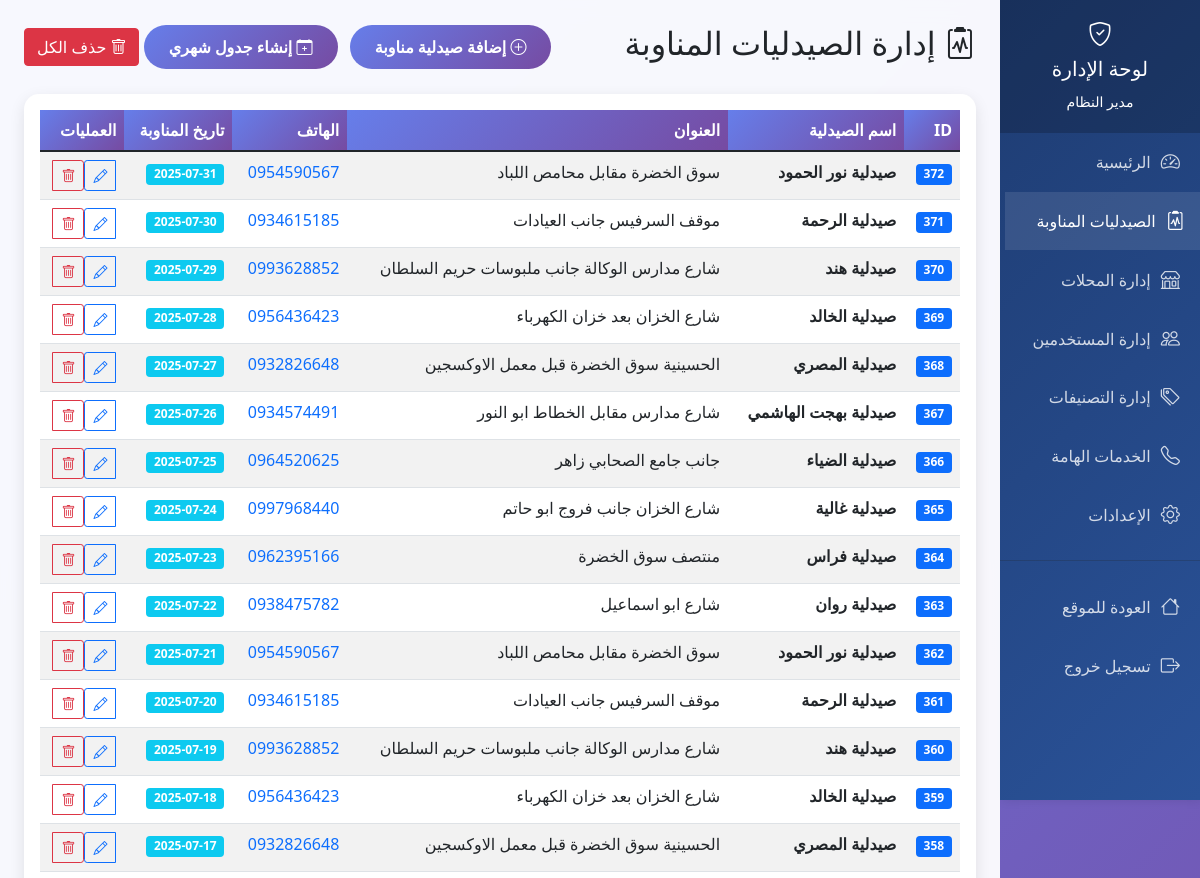
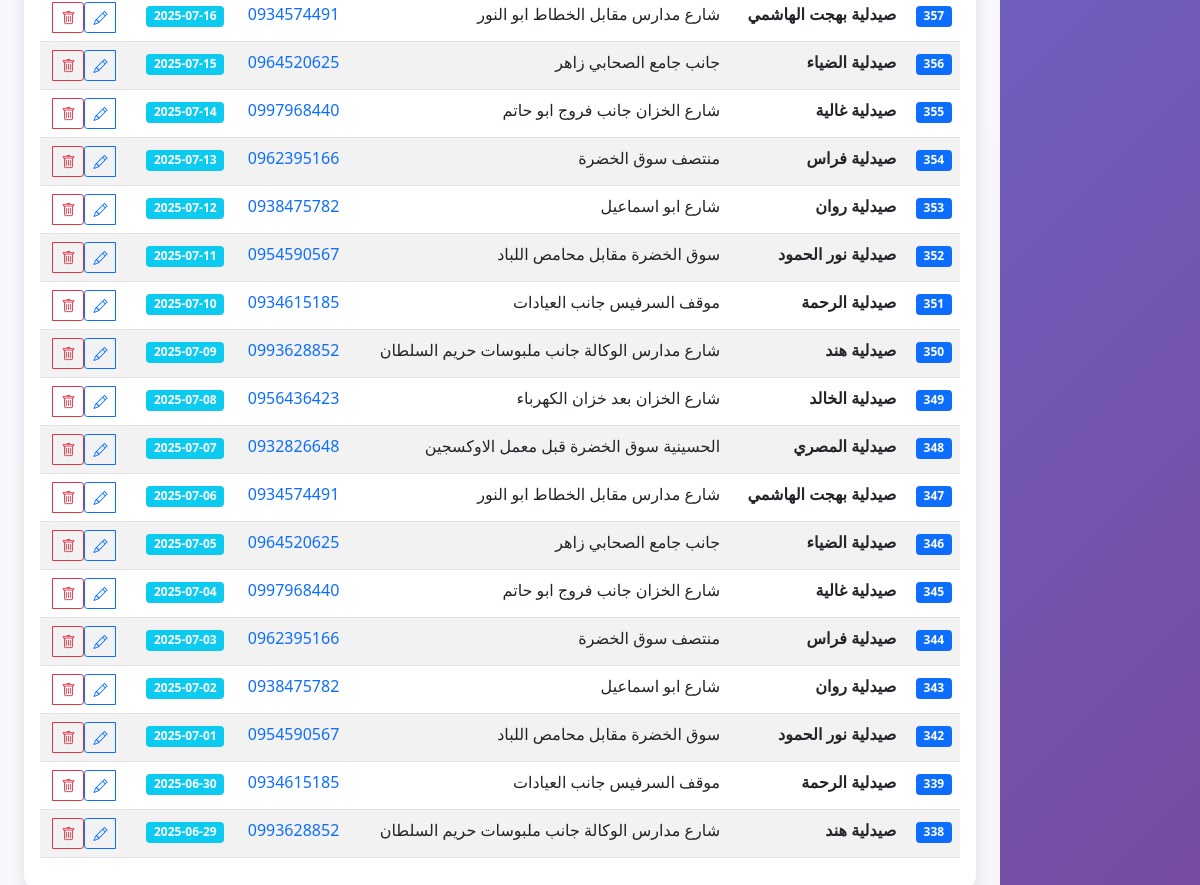
/admin/duty-pharmacies (signed in), run on the app's committed database (2 pictures, top to bottom).
### tables this page shows
CREATE TABLE duty_pharmacies (
            id INTEGER PRIMARY KEY AUTOINCREMENT,
            name TEXT NOT NULL,
            address TEXT NOT NULL,
            phone TEXT NOT NULL,
            duty_date DATE NOT NULL
        );

### app.py (the view)
@app.route('/admin/duty-pharmacies')
def admin_duty_pharmacies():
    if 'user_id' not in session or not session.get('is_admin'):
        flash('ليس لديك صلاحية للوصول لهذه الصفحة', 'error')
        return redirect(url_for('index'))
    conn = sqlite3.connect('hussainiya_stores.db')
    cursor = conn.cursor()
    cursor.execute('SELECT * FROM duty_pharmacies ORDER BY duty_date DESC')
    pharmacies = cursor.fetchall()
    conn.close()
    return render_template('admin_duty_pharmacies.html', pharmacies=pharmacies)

### app.py (called while the page is built, shortened)
@app.before_request
def check_maintenance_mode():
    if request.endpoint and (request.endpoint.startswith('admin_') or
                           request.endpoint == 'login' or
                           request.endpoint == 'logout' or
                           request.endpoint == 'register' or
                           request.endpoint == 'welcome' or
                           request.endpoint == 'save_settings'):
        return

### templates/admin_duty_pharmacies.html (shortened to what this page needs)
<!DOCTYPE html>
<html lang="ar" dir="rtl">
<head>
    <link href="https://cdn.jsdelivr.net/npm/bootstrap@5.1.3/dist/css/bootstrap.min.css" rel="stylesheet">
    <link href="https://cdn.jsdelivr.net/npm/bootstrap-icons@1.7.2/font/bootstrap-icons.css" rel="stylesheet">
</head>
<body>
    <div class="row g-0">
        <div class="col-md-2">
            <div class="admin-sidebar">
                <div class="sidebar-header">
                    <h4><i class="bi bi-shield-check"></i></h4>
                    <h5>لوحة الإدارة</h5>
                    <small>{{ session.user_name }}</small>
                </div>
                <nav class="sidebar-menu">
                    <a href="{{ url_for('admin_dashboard') }}" class="nav-link">
                        <i class="bi bi-speedometer2"></i>
                        الرئيسية
                    </a>
                    <a href="{{ url_for('admin_duty_pharmacies') }}" class="nav-link active">
                        <i class="bi bi-clipboard2-pulse"></i>
                        الصيدليات المناوبة
                    </a>
                    <a href="#" class="nav-link">
                        <i class="bi bi-shop"></i>
                        إدارة المحلات
                    </a>
                    <a href="#" class="nav-link">
                        <i class="bi bi-people"></i>
                        إدارة المستخدمين
                    </a>
                    <a href="#" class="nav-link">
                        <i class="bi bi-tags"></i>
                        إدارة التصنيفات
                    </a>
                    <a href="#" class="nav-link">
                        <i class="bi bi-telephone"></i>
                        الخدمات الهامة
                    </a>
                    <a href="#" class="nav-link">
                        <i class="bi bi-gear"></i>
                        الإعدادات
                    </a>
                    <hr class="my-3" style="border-color: rgba(255,255,255,0.2);">
                    <a href="{{ url_for('index') }}" class="nav-link">
                        <i class="bi bi-house"></i>
                        العودة للموقع
                    </a>
                    <a href="{{ url_for('logout') }}" class="nav-link">
                        <i class="bi bi-box-arrow-right"></i>
                        تسجيل خروج
                    </a>
                </nav>
            </div>
        </div>
        <div class="col-md-10">
            <div class="admin-content p-4">
                <div class="d-flex justify-content-between align-items-center mb-4">
                    <h2><i class="bi bi-clipboard2-pulse"></i> إدارة الصيدليات المناوبة</h2>
                    <div>
                        <button class="btn btn-admin me-2" data-bs-toggle="modal" data-bs-target="#addPharmacyModal">
                            <i class="bi bi-plus-circle"></i> إضافة صيدلية مناوبة
                        </button>
                        <button class="btn btn-admin me-2" data-bs-toggle="modal" data-bs-target="#generateScheduleModal">
                            <i class="bi bi-calendar-plus"></i> إنشاء جدول شهري
                        </button>
                        <a href="{{ url_for('delete_all_duty_pharmacies') }}"
                           class="btn btn-danger"
                           onclick="return confirm('هل أنت متأكد من حذف جميع الصيدليات المناوبة؟ هذا الإجراء لا يمكن التراجع عنه!')">
                            <i class="bi bi-trash"></i> حذف الكل
                        </a>
                    </div>
                </div>
                <div class="card">
                    <div class="card-body">
                        {% if pharmacies %}
                        <div class="table-responsive">
                            <table class="table table-striped">
                                <thead>
                                    <tr>
                                        <th>ID</th>
                                        <th>اسم الصيدلية</th>
                                        <th>العنوان</th>
                                        <th>الهاتف</th>
                                        <th>تاريخ المناوبة</th>
                                        <th>العمليات</th>
                                    </tr>
                                </thead>
                                <tbody>
                                    {% for pharmacy in pharmacies %}
                                    <tr>
                                        <td><span class="badge bg-primary">{{ pharmacy[0] }}</span></td>
                                        <td><strong>{{ pharmacy[1] }}</strong></td>
                                        <td>{{ pharmacy[2] }}</td>
                                        <td><span class="text-primary">{{ pharmacy[3] }}</span></td>
                                        <td>
                                            <span class="badge bg-info">{{ pharmacy[4] }}</span>
                                        </td>
                                        <td>
                                            <div class="btn-group" role="group">
                                                <button class="btn btn-sm btn-outline-primary"
                                                        onclick="editPharmacy({{ pharmacy[0] }}, '{{ pharmacy[1] }}', '{{ pharmacy[2] }}', '{{ pharmacy[3] }}', '{{ pharmacy[4] }}')"
                                                        title="تعديل">
                                                    <i class="bi bi-pencil"></i>
                                                </button>
                                                <a href="{{ url_for('delete_duty_pharmacy', pharmacy_id=pharmacy[0]) }}"
                                                   class="btn btn-sm btn-outline-danger"
                                                   onclick="return confirm('هل أنت متأكد من حذف هذه الصيدلية؟')"
                                                   title="حذف">
                                                    <i class="bi bi-trash"></i>
                                                </a>
                                            </div>
                                        </td>
                                    </tr>
                                    {% endfor %}
                                </tbody>
                            </table>
                        </div>
                        {% else %}
                        <div class="text-center py-5">
                            <i class="bi bi-clipboard2-x display-1 text-muted"></i>
                            <h4 class="mt-3">لا توجد صيدليات مناوبة</h4>
                            <p class="text-muted">ابدأ بإضافة صيدلية مناوبة أو إنشاء جدول شهري</p>
                        </div>
                        {% endif %}
                    </div>
                </div>
            </div>
        </div>
    </div>
</body>
</html>

### templates/admin_duty_pharmacies.html (style rules this page uses)
body { font-family: 'Segoe UI', Tahoma, Geneva, Verdana, sans-serif; background: linear-gradient(135deg, #667eea 0%, #764ba2 100%); min-height: 100vh; }
.admin-sidebar { background: linear-gradient(135deg, #1e3c72 0%, #2a5298 100%); min-height: 100vh; box-shadow: 2px 0 10px rgba(0,0,0,0.1); }
.admin-content { background: rgba(255,255,255,0.95); min-height: 100vh; backdrop-filter: blur(10px); }
.sidebar-header { background: rgba(0,0,0,0.2); padding: 20px; text-align: center; color: white; }
.sidebar-menu { padding: 0; }
.sidebar-menu .nav-link { color: rgba(255,255,255,0.8); padding: 15px 20px; border: none; border-radius: 0; transition: all 0.3s ease; display: flex; align-items: center; }
.sidebar-menu .nav-link:hover, .sidebar-menu .nav-link.active { background: rgba(255,255,255,0.1); color: white; transform: translateX(5px); }
.sidebar-menu .nav-link i { margin-left: 10px; font-size: 1.2em; }
.card { border: none; border-radius: 15px; box-shadow: 0 5px 15px rgba(0,0,0,0.1); }
.btn-admin { background: linear-gradient(135deg, #667eea 0%, #764ba2 100%); border: none; border-radius: 25px; padding: 10px 25px; color: white; font-weight: 600; transition: all 0.3s ease; }
.table th { background: linear-gradient(135deg, #667eea 0%, #764ba2 100%); color: white; border: none; }

### data on the page
duty_pharmacies: id "372", name "صيدلية نور الحمود", address "سوق الخضرة مقابل محامص اللباد", phone "0954590567", duty_date "2025-07-31"
duty_pharmacies: id "371", name "صيدلية الرحمة", address "موقف السرفيس جانب العيادات", phone "0934615185", duty_date "2025-07-30"
duty_pharmacies: id "370", name "صيدلية هند", address "شارع مدارس الوكالة جانب ملبوسات حريم السلطان", phone "0993628852", duty_date "2025-07-29"
duty_pharmacies: id "369", name "صيدلية الخالد", address "شارع الخزان بعد خزان الكهرباء", phone "0956436423", duty_date "2025-07-28"
duty_pharmacies: id "368", name "صيدلية المصري", address "الحسينية سوق الخضرة قبل معمل الاوكسجين", phone "0932826648", duty_date "2025-07-27"
duty_pharmacies: id "367", name "صيدلية بهجت الهاشمي", address "شارع مدارس مقابل الخطاط ابو النور", phone "0934574491", duty_date "2025-07-26"
duty_pharmacies: id "366", name "صيدلية الضياء", address "جانب جامع الصحابي زاهر", phone "0964520625", duty_date "2025-07-25"
duty_pharmacies: id "365", name "صيدلية غالية", address "شارع الخزان جانب فروج ابو حاتم", phone "0997968440", duty_date "2025-07-24"
duty_pharmacies: id "364", name "صيدلية فراس", address "منتصف سوق الخضرة", phone "0962395166", duty_date "2025-07-23"
duty_pharmacies: id "363", name "صيدلية روان", address "شارع ابو اسماعيل", phone "0938475782", duty_date "2025-07-22"
duty_pharmacies: id "362", name "صيدلية نور الحمود", address "سوق الخضرة مقابل محامص اللباد", phone "0954590567", duty_date "2025-07-21"
duty_pharmacies: id "361", name "صيدلية الرحمة", address "موقف السرفيس جانب العيادات", phone "0934615185", duty_date "2025-07-20"
duty_pharmacies: id "360", name "صيدلية هند", address "شارع مدارس الوكالة جانب ملبوسات حريم السلطان", phone "0993628852", duty_date "2025-07-19"
duty_pharmacies: id "359", name "صيدلية الخالد", address "شارع الخزان بعد خزان الكهرباء", phone "0956436423", duty_date "2025-07-18"
duty_pharmacies: id "358", name "صيدلية المصري", address "الحسينية سوق الخضرة قبل معمل الاوكسجين", phone "0932826648", duty_date "2025-07-17"
duty_pharmacies: id "357", name "صيدلية بهجت الهاشمي", address "شارع مدارس مقابل الخطاط ابو النور", phone "0934574491", duty_date "2025-07-16"
duty_pharmacies: id "356", name "صيدلية الضياء", address "جانب جامع الصحابي زاهر", phone "0964520625", duty_date "2025-07-15"
duty_pharmacies: id "355", name "صيدلية غالية", address "شارع الخزان جانب فروج ابو حاتم", phone "0997968440", duty_date "2025-07-14"
duty_pharmacies: id "354", name "صيدلية فراس", address "منتصف سوق الخضرة", phone "0962395166", duty_date "2025-07-13"
duty_pharmacies: id "353", name "صيدلية روان", address "شارع ابو اسماعيل", phone "0938475782", duty_date "2025-07-12"
duty_pharmacies: id "352", name "صيدلية نور الحمود", address "سوق الخضرة مقابل محامص اللباد", phone "0954590567", duty_date "2025-07-11"
duty_pharmacies: id "351", name "صيدلية الرحمة", address "موقف السرفيس جانب العيادات", phone "0934615185", duty_date "2025-07-10"
duty_pharmacies: id "350", name "صيدلية هند", address "شارع مدارس الوكالة جانب ملبوسات حريم السلطان", phone "0993628852", duty_date "2025-07-09"
duty_pharmacies: id "349", name "صيدلية الخالد", address "شارع الخزان بعد خزان الكهرباء", phone "0956436423", duty_date "2025-07-08"
duty_pharmacies: id "348", name "صيدلية المصري", address "الحسينية سوق الخضرة قبل معمل الاوكسجين", phone "0932826648", duty_date "2025-07-07"
duty_pharmacies: id "347", name "صيدلية بهجت الهاشمي", address "شارع مدارس مقابل الخطاط ابو النور", phone "0934574491", duty_date "2025-07-06"
duty_pharmacies: id "346", name "صيدلية الضياء", address "جانب جامع الصحابي زاهر", phone "0964520625", duty_date "2025-07-05"
duty_pharmacies: id "345", name "صيدلية غالية", address "شارع الخزان جانب فروج ابو حاتم", phone "0997968440", duty_date "2025-07-04"
duty_pharmacies: id "344", name "صيدلية فراس", address "منتصف سوق الخضرة", phone "0962395166", duty_date "2025-07-03"
duty_pharmacies: id "343", name "صيدلية روان", address "شارع ابو اسماعيل", phone "0938475782", duty_date "2025-07-02"
duty_pharmacies: id "342", name "صيدلية نور الحمود", address "سوق الخضرة مقابل محامص اللباد", phone "0954590567", duty_date "2025-07-01"
duty_pharmacies: id "339", name "صيدلية الرحمة", address "موقف السرفيس جانب العيادات", phone "0934615185", duty_date "2025-06-30"
duty_pharmacies: id "338", name "صيدلية هند", address "شارع مدارس الوكالة جانب ملبوسات حريم السلطان", phone "0993628852", duty_date "2025-06-29"

### other printed values
{{ session.user_name }} "مدير النظام"
